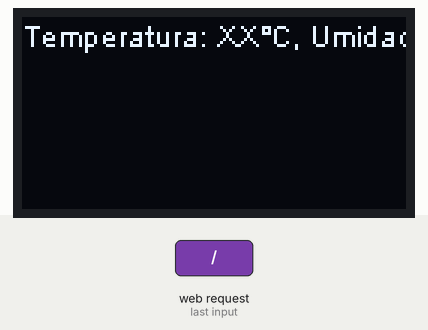
Simulated run of this sketch. Board: ESP32. Parts: 128×64 one-colour display. Inputs (shaded band) come from the test bench. WiFi joins after 1.5 s; servers stay silent unless stated; no radio packets arrive unless stated; what the sketch prints to the serial monitor is not drawn.

4.3 s: HTTP request GET / received
Above: at 4.8 s.
Timing chart, 0 to 7.3 s (numbered marks = the images above; inputs shaded):
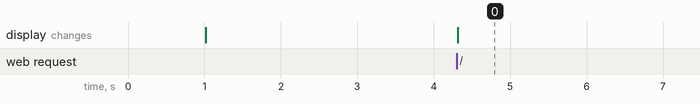

Measured:
- after the input at 4.3 s, the display: changes at once (image 0)

The sketch:

TrabalhoLora.ino
```cpp
#include <WiFi.h>
#include <WebServer.h>
#include <Wire.h>
#include <SSD1306Wire.h>
#include <LoRa.h>

const char* ssid = "FallsBebidas";
const char* password = "87028302";
const int loraFrequency = 915E6; // Frequência LoRa
const int ssd1306Address = 0x3c;
SSD1306Wire display(0x3c, 4, 15);
WebServer server(80);

void setup() {
  Serial.begin(115200);
  delay(1000);

  // Configurar display SSD1306
  display.init();
  display.flipScreenVertically();
  display.setFont(ArialMT_Plain_10);
  display.setTextAlignment(TEXT_ALIGN_LEFT);

  // Conectar ao WiFi
  WiFi.begin(ssid, password);
  while (WiFi.status() != WL_CONNECTED) {
    delay(1000);
    Serial.println("Conectando ao WiFi...");
  }
  Serial.println("Conectado ao WiFi");

  // Iniciar servidor web
  server.on("/", HTTP_GET, [](){
    String tempAndHumidity = "Temperatura: XX°C, Umidade: XX%";
    // Atualizar com os dados recebidos via LoRa ou Bluetooth
    display.drawString(0, 0, tempAndHumidity);
    display.display();
    server.send(200, "text/plain", tempAndHumidity);
  });
  server.begin();

  // Configurar LoRa
  if (!LoRa.begin(loraFrequency)) {
    Serial.println("Erro ao iniciar LoRa");
    while (1);
  }
}

void loop() {
  server.handleClient();
  // Receber dados via LoRa ou Bluetooth e atualizar o display
}
```
